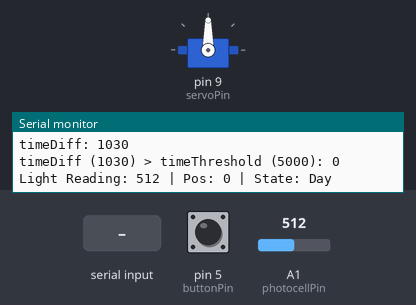
The sketch below on a simulated Arduino Uno, built with avr-gcc and run on an emulated ATmega328P. Parts: servo, the last lines printed to the serial monitor. Inputs (shaded band) come from the test bench; at power-on: pin 5 (buttonPin) HIGH, A1 (photocellPin) = 512.

Above: at 1.2 s.
1.3 s: pin 5 (buttonPin) pulled LOW for 0.15 s
At 4.1 s:
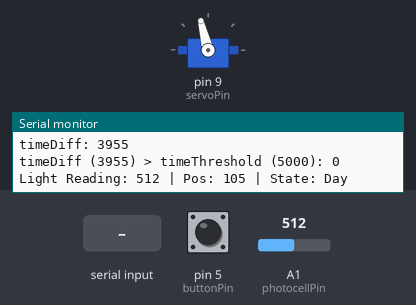
4.3 s: A1 (photocellPin) set to 416
7.3 s: A1 (photocellPin) set to 392
9.0 s: A1 (photocellPin) set to 125
12.0 s: "1" received over Serial
At 14.4 s:
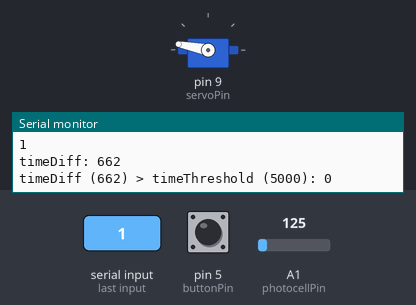
15.0 s: pin 5 (buttonPin) pulled LOW for 1 s
At 16.01 s:
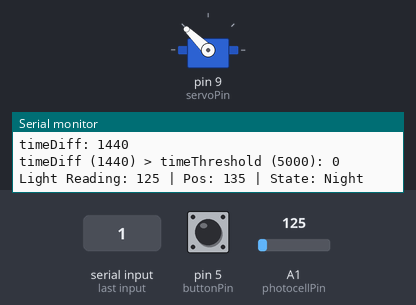
Timing chart, 0 to 18.1 s (numbered marks = the images above; inputs shaded):
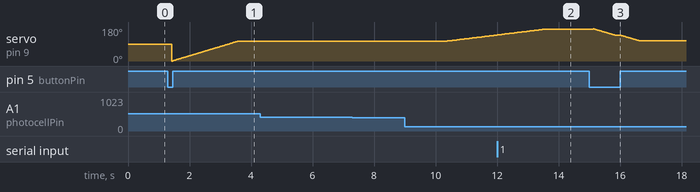

The sketch:

blinds_v1.ino
```cpp
#include <Servo.h>

int servoPin = 9;
int photocellPin = A1;
int buttonPin = 5;

int pos = 0;
int spd = 50;

int timeSinceWater;

Servo myServo;
int photocellReading;
int buttonVal;
int state = 0;
int prevState = 0;
int dest = 0;

int timeBase = 0;
int timeNow;
int timeDiff;
int buttonPos = 1;
int timeThreshold = 5000;

int debug = 1;

void setup() {
  Serial.begin(9600);

  myServo.attach(servoPin);
  pinMode(buttonPin, INPUT_PULLUP);
}

void loop() {
  photocellReading = analogRead(photocellPin);

  if (debug) {
    Serial.print("Light Reading: ");
    Serial.print(photocellReading);
    Serial.print(" | Pos: ");
    Serial.print(pos);
    Serial.print(" | State: ");
  }

  if (photocellReading > 0 && photocellReading < 200) {
    debug and Serial.println("Night");
    dest = 170;
    state = 1;
  } else if (photocellReading > 210 && photocellReading < 400) {
    debug and Serial.println("Dusk");
    dest = 135;
    state = 2;
  } else if (photocellReading > 410 && photocellReading < 840) {
    debug and Serial.println("Day");
    dest = 105;
    state = 3;
  } else if (photocellReading > 850 && photocellReading < 925) {
    debug and Serial.println("Bright Day");
    dest = 20;
    state = 4;
  } else if (photocellReading > 1030) {
    debug and Serial.println("Not in range");
  }

  timeNow = millis();

  buttonPress();

  timeDiff = timeNow - timeBase;
  if (timeDiff < 0) {
    timeDiff = 0;
  }
  debug and Serial.print("timeDiff: ");
  debug and Serial.println(timeDiff);

  debug and Serial.print("timeDiff (");
  debug and Serial.print(timeDiff);
  debug and Serial.print(") > timeThreshold (");
  debug and Serial.print(timeThreshold);
  debug and Serial.print("): ");
  debug and Serial.println(timeDiff > timeThreshold);

  if ((state != prevState) && (timeDiff > timeThreshold)) {
    debug and Serial.print("State change to: ");
    debug and Serial.println(state);

    ldrPress();

    prevState = state;
    timeBase = millis();
  }
  //Serial.write(state);
}

void ldrPress() {
  debug and Serial.println("State change");

  myServo.attach(servoPin);
  if (debug) {
    Serial.print("Pos: ");
    Serial.print(pos);
    Serial.print("| Dest: ");
    Serial.println(dest);
  }

  if (pos > dest) {
    while (pos > dest) {
      debug and Serial.print("Was: ");
      debug and Serial.print(pos);
      myServo.write(pos);
      delay(spd);
      pos--;

      debug and Serial.print(" | Is: ");
      debug and Serial.println(pos);
    }
  } else {
    while (pos < dest) {
      debug and Serial.print("Was: ");
      debug and Serial.print(pos);
      myServo.write(pos);
      delay(spd);
      pos++;

      debug and Serial.print(" | Is: ");
      debug and Serial.println(pos);
    }
    myServo.detach();
  }
}

void buttonPress() {
  buttonVal = digitalRead(buttonPin);
  debug and Serial.println(buttonVal);

  if (buttonVal == LOW) {
    spd = 20;
    debug and Serial.println("button pressed");

    if (pos <= 20) {
      dest = 105;
      buttonPos = 0;
    } else if (pos <= 105 && buttonPos == 0) {
      dest = 135;
    } else if (pos <= 135 && buttonPos == 0) {
      dest = 179;
    }

    else if (pos <= 105 && buttonPos == 1) {
      dest = 20;
    } else if (pos <= 135 && buttonPos == 1) {
      dest = 105;
    } else if (pos <= 180) {
      dest = 135;
      buttonPos = 1;
    }

    debug and Serial.print(dest);
    debug and Serial.println(" Degress");
    ldrPress();
  }

  spd = 50;
}

void serialEvent() {
  int inByte = Serial.read();
  debug and Serial.print("InByte: ");
  debug and Serial.println(inByte);
  // if plant has recently been watered, don't close the blinds
  if (inByte == 1) {
    timeBase = millis();
    debug and Serial.println("Recently watered");
  }
}
```
